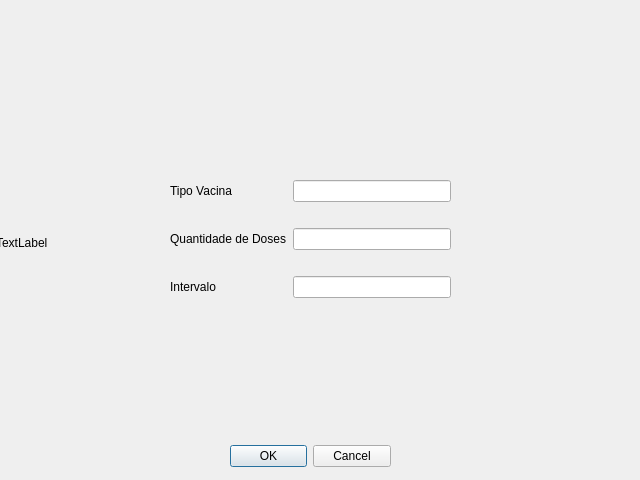
<?xml version="1.0" encoding="UTF-8"?>
<ui version="4.0">
 <class>cadastrovacina</class>
 <widget class="QDialog" name="cadastrovacina">
  <property name="geometry">
   <rect>
    <x>0</x>
    <y>0</y>
    <width>640</width>
    <height>480</height>
   </rect>
  </property>
  <property name="windowTitle">
   <string>Dialog</string>
  </property>
  <widget class="QDialogButtonBox" name="buttonBox">
   <property name="geometry">
    <rect>
     <x>230</x>
     <y>440</y>
     <width>161</width>
     <height>32</height>
    </rect>
   </property>
   <property name="orientation">
    <enum>Qt::Horizontal</enum>
   </property>
   <property name="standardButtons">
    <set>QDialogButtonBox::Cancel|QDialogButtonBox::Ok</set>
   </property>
  </widget>
  <widget class="QWidget" name="gridLayoutWidget">
   <property name="geometry">
    <rect>
     <x>170</x>
     <y>160</y>
     <width>281</width>
     <height>161</height>
    </rect>
   </property>
   <layout class="QGridLayout" name="gridLayout">
    <item row="0" column="1">
     <widget class="QLineEdit" name="tipoVacina"/>
    </item>
    <item row="0" column="0">
     <widget class="QLabel" name="label">
      <property name="text">
       <string>Tipo Vacina</string>
      </property>
     </widget>
    </item>
    <item row="1" column="1">
     <widget class="QLineEdit" name="quantDoses"/>
    </item>
    <item row="1" column="0">
     <widget class="QLabel" name="label_2">
      <property name="text">
       <string>Quantidade de Doses</string>
      </property>
     </widget>
    </item>
    <item row="2" column="0">
     <widget class="QLabel" name="label_3">
      <property name="text">
       <string>Intervalo</string>
      </property>
     </widget>
    </item>
    <item row="2" column="1">
     <widget class="QLineEdit" name="intervalo"/>
    </item>
   </layout>
  </widget>
  <widget class="QLabel" name="label_7">
   <property name="geometry">
    <rect>
     <x>-4</x>
     <y>2</y>
     <width>641</width>
     <height>481</height>
    </rect>
   </property>
   <property name="text">
    <string>TextLabel</string>
   </property>
  </widget>
  <zorder>label_7</zorder>
  <zorder>buttonBox</zorder>
  <zorder>gridLayoutWidget</zorder>
 </widget>
 <resources/>
 <connections>
  <connection>
   <sender>buttonBox</sender>
   <signal>accepted()</signal>
   <receiver>cadastrovacina</receiver>
   <slot>accept()</slot>
   <hints>
    <hint type="sourcelabel">
     <x>248</x>
     <y>254</y>
    </hint>
    <hint type="destinationlabel">
     <x>157</x>
     <y>274</y>
    </hint>
   </hints>
  </connection>
  <connection>
   <sender>buttonBox</sender>
   <signal>rejected()</signal>
   <receiver>cadastrovacina</receiver>
   <slot>reject()</slot>
   <hints>
    <hint type="sourcelabel">
     <x>316</x>
     <y>260</y>
    </hint>
    <hint type="destinationlabel">
     <x>286</x>
     <y>274</y>
    </hint>
   </hints>
  </connection>
 </connections>
</ui>
